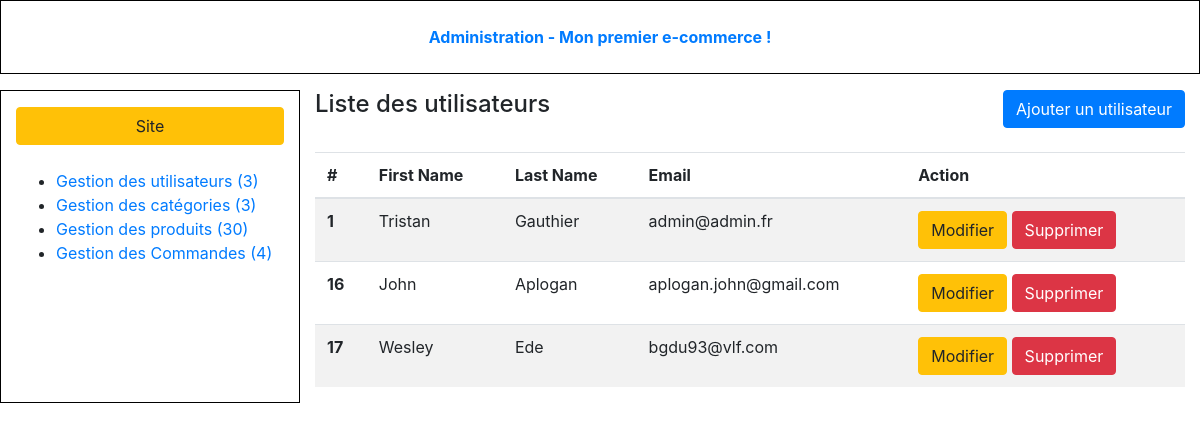
The app's page /admin/index.php?controller=users&action=list (signed in) with its own data.
### tables this page shows
CREATE TABLE IF NOT EXISTS `users` (
  `id` int(11) NOT NULL AUTO_INCREMENT,
  `firstname` varchar(255) NOT NULL,
  `lastname` varchar(255) NOT NULL,
  `email` varchar(255) NOT NULL,
  `adress` text,
  `password` varchar(255) NOT NULL,
  `is_admin` tinyint(1) NOT NULL,
  PRIMARY KEY (`id`)
);

### admin/models/User.php (called while the page is built, shortened)
<?php
function getAllUser(){
    $db = dbConnect();
    $query = $db->query('SELECT * FROM users');
    $result = $query->fetchAll();
    return $result;
}

### admin/views/userViews/userList.php (the view, shortened to what this page needs)
<!DOCTYPE html>
<html>
<head>
</head>
<body class="index-body">
<div class="container-fluid">
    <?php require 'assets/partials/header.php' ?>
    <div class="row my-3 index-content">
        <?php require 'assets/partials/nav.php' ?>
        <section class="col-9">
            <header class="pb-4 d-flex justify-content-between">
                <h4>Liste des utilisateurs</h4>
                <a class="btn btn-primary" href="index.php?controller=users&action=new">Ajouter un utilisateur</a>
            </header>
            <table class="table table-striped">
                <thead>
                <tr>
                    <th>#</th>
                    <th>First Name</th>
                    <th>Last Name</th>
                    <th>Email</th>
                    <th>Action</th>
                </tr>
                </thead>
                <tbody>
                    <?php foreach ($users as $user): ?>
                    <tr>
                        <th><?= $user['id'] ?></th>
                        <td><?= $user['firstname'] ?></td>
                        <td><?= $user['lastname'] ?></td>
                        <td><?= $user['email'] ?></td>
                        <td>
                            <a href="index.php?controller=users&action=edit&id=<?= $user['id'] ?>" class="btn btn-warning">Modifier</a>
                            <a onclick="return confirm('Are you sure?')" href="index.php?controller=users&action=delete&id=<?= $user['id'] ?>" class="btn btn-danger">Supprimer</a>
                        </td>
                    </tr>
                    <?php endforeach; ?>
                </tbody>
            </table>
        </section>
    </div>
</div>
</body>
</html>

### records on screen
users: id "1", firstname "Tristan", lastname "Gauthier", email "admin@admin.fr"
users: id "16", firstname "John", lastname "Aplogan", email "aplogan.john@gmail.com"
users: id "17", firstname "Wesley", lastname "Ede", email "bgdu93@vlf.com"

### other values on screen
$nbUser "3"
$nbCategory "3"
$nbProducts "30"
$nbOrders "4"
